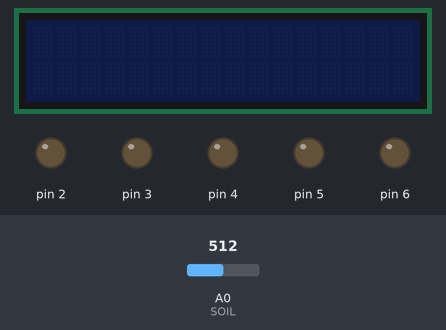
The sketch below on a simulated Arduino Uno, built with avr-gcc and run on an emulated ATmega328P. Parts: 16×2 character LCD, output pins drawn as LEDs (lit = HIGH). The inputs (shaded band) are chosen by the test bench; at power-on: A0 (SOIL) = 512. What the sketch prints to the serial monitor is not drawn.

Above: at 1.6 s.
1.7 s: A0 (SOIL) set to 716
At 7.3 s:
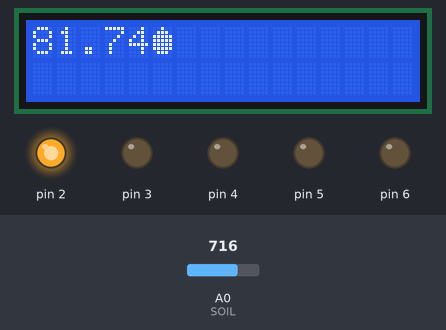
9.8 s: A0 (SOIL) set to 511
At 13.6 s:
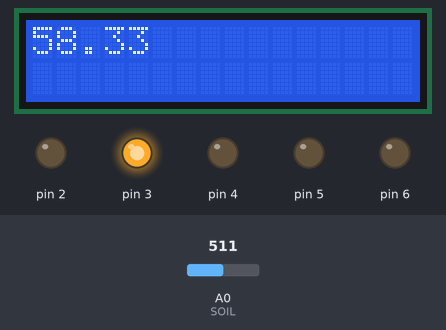
19.6 s: A0 (SOIL) set to 306
At 24.8 s:
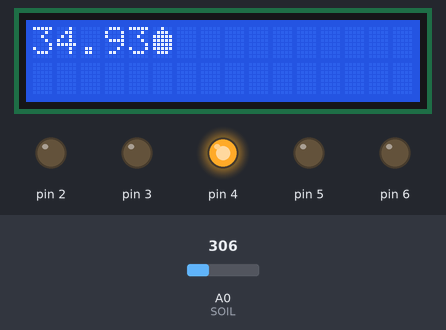
28.1 s: A0 (SOIL) set to 122
At 32.3 s:
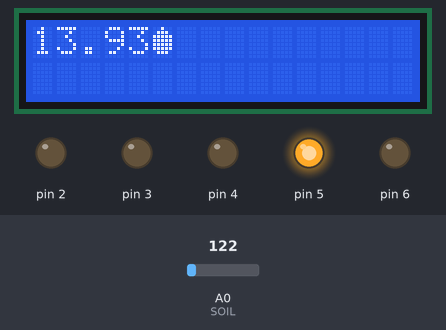
36.6 s: A0 (SOIL) set to 90
At 41.0 s:
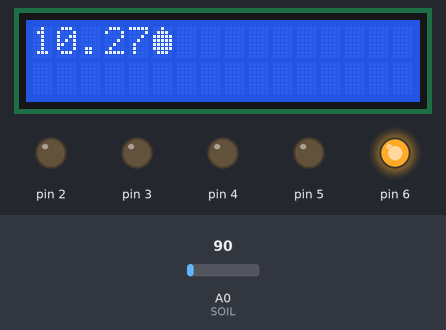
Timing chart, 0 to 42.5 s (numbered marks = the images above; inputs shaded):
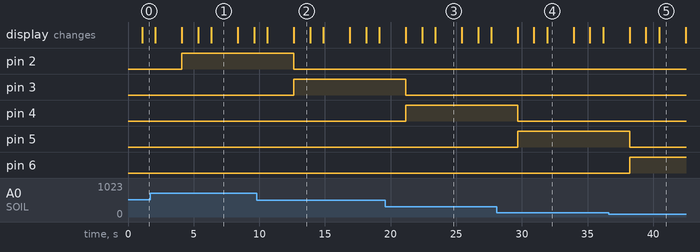

Measured:
- after the input at 1.7 s, pin 2: LOW → HIGH after 2.4 s; pin 3: stays LOW (without the input it goes to HIGH after 2.4 s)
- after the input at 9.8 s, pin 2: HIGH → LOW after 2.8 s; pin 3: LOW → HIGH after 2.8 s
- after the input at 19.6 s, pin 3: HIGH → LOW after 1.5 s; pin 4: LOW → HIGH after 1.5 s
- after the input at 28.1 s, pin 4: HIGH → LOW after 1.6 s; pin 5: LOW → HIGH after 1.6 s
- after the input at 36.6 s, pin 5: HIGH → LOW after 1.6 s; pin 6: LOW → HIGH after 1.6 s
- what the display in image 1 shows lasts 2.0 s, from 6.3 s to 8.3 s
- what the display in image 2 shows lasts 1.3 s, from 12.6 s to 13.9 s

The sketch:

led_sensorH.ino
```cpp
#include <Wire.h>               /*~ Librería I2C ~*/
#include <LiquidCrystal_I2C.h>
#define LED_VERDE         0x02  // Puerto de conexión LED verde 100% de humedad.
#define LED_AZUL          0x03  // Puerto de conexión LED azul 75% de humedad.
#define LED_BLANCO        0x04    // Puerto de conexión LED blanco 50% de humedad.
#define LED_AMARILLO      0x05    // Puerto de conexión LED amarillo 25% de humedad.
#define LED_ROJO          0x06    // Puerto de conexión LED rojo 0% de humedad.
#define SOIL                A0    // Puerto analógico para el sensor de humedad.
#define MAX_SOIL_VALUE       876    // Valor máximo obtenido en la simulación.

/*
  Nota: Algunas caracterírticas varían entre el sensor real del simulado,
        el real en la lectura del ADC muestra 0 en su máxima lectura de humedad
          caso contrario a la simulación, es necesario modificar la lógica de la lectura.
*/

/* Reemplazo en el código    condicional      se cumple/no se cumple */
#define controlRojo( a )   a <= 12      ? HIGH : LOW  // Si se recibe un valor menor a 12 entonces equivale a un HIGH(alto, 1, verdadero), en caso contrario un LOW(bajo, 0, falso).
#define controlAmarillo( a ) a > 12 && a <= 25  ? HIGH : LOW
#define controlBlanco( a )   a > 25 && a <= 50  ? HIGH : LOW
#define controlAzul( a )     a > 50 && a <= 75  ? HIGH : LOW
#define controlVerde( a )    a > 75 && a <= 100 ? HIGH : LOW
/*Más sobre el operador condicional: https://learn.microsoft.com/es-es/cpp/cpp/conditional-operator-q?view=msvc-170*/

byte caracter1 [ ] = {
  B00100,
  B01110,
  B11111,
  B11111,
  B11111,
  B11111,
  B01110,
  B00000              /*~ ⬛⬜⬜⬜⬛~*/
};
LiquidCrystal_I2C lcd ( 0x27, 16, 2 );
/* Variable que indica el valor analógico obtenido del sensor */
float Soilmoisture = 0;

void setup( void ) {

  lcd.init ( );             /*~ Inicializar la pantalla LCD ~*/

  lcd.createChar ( 0, caracter1 );    /*~ Indicar al programa que genere un caracter a partir del array de bits. ~*/
  //lcd.createChar ( 1, caracter2 );

  Serial.begin ( 115200 );  // Baudrate a 115200 bits/segundo.
  uint8_t LEDS [ ] = { LED_VERDE, LED_AZUL, LED_BLANCO, LED_AMARILLO, LED_ROJO }; // se declara un array cuyo cada miembro contiene el pin digital al cual está conectado su LED correspondiente.

  for ( uint8_t i = 0; i < sizeof( LEDS ); i++ ) {  // Se recorre el array; sizeof retorna el número de bytes que necesita en memoria, solo en este caso como cada miembro puede almacenar 8 bits, retorna el tamaño del array.

    pinMode ( LEDS [ i ], OUTPUT );         // Se declara cada pin almacenado en el array como salida.
    digitalWrite ( LEDS [ i ], LOW );       // Se inicializa cada pin almacenado en el array en BAJO.

  }

  pinMode ( SOIL, INPUT );  // El único pin de entrada en este caso es el que pertenece al sensor de humedad del suelo.

}

/* Función que retorna el porcentaje de humedad obtenida por el sensor */
float getSoilmoisture ( void ) {

  return ( float ) analogRead( SOIL ) * 100 / MAX_SOIL_VALUE; // Se retorna el valor correspondiente en una regla de 3 para calcular el 100% según la cantidad máxima que proporciona el sensor, en este caso es: 876;

}
/*

void indicator ( uint8_t value )  {

  if ( value <= 12 ) {


    digitalWrite ( LED_VERDE, LOW);
    digitalWrite ( LED_AZUL, LOW);
    digitalWrite ( LED_BLANCO, LOW);
    digitalWrite ( LED_AMARILLO, LOW);
    digitalWrite ( LED_ROJO, HIGH);

  }

  else if ( value > 12 && value <= 25 ) {

  digitalWrite ( LED_VERDE, LOW);
    digitalWrite ( LED_AZUL, LOW);
    digitalWrite ( LED_BLANCO, LOW);
    digitalWrite ( LED_AMARILLO, HIGH);
    digitalWrite ( LED_ROJO, LOW);

  }

   else if ( value > 25 && value <= 50 ) {

  digitalWrite ( LED_VERDE, LOW);
    digitalWrite ( LED_AZUL, LOW);
    digitalWrite ( LED_BLANCO, HIGH);
    digitalWrite ( LED_AMARILLO, LOW);
    digitalWrite ( LED_ROJO, LOW);

  }

   else if ( value > 50 && value <= 75 ) {

  digitalWrite ( LED_VERDE, LOW);
    digitalWrite ( LED_AZUL, HIGH);
    digitalWrite ( LED_BLANCO, LOW);
    digitalWrite ( LED_AMARILLO, LOW);
    digitalWrite ( LED_ROJO, LOW);

  }

   else if ( value > 75 && value <= 100 ) {

  digitalWrite ( LED_VERDE, HIGH);
    digitalWrite ( LED_AZUL, LOW);
    digitalWrite ( LED_BLANCO, LOW);
    digitalWrite ( LED_AMARILLO, LOW);
    digitalWrite ( LED_ROJO, LOW);

  }

}
*/

/* Modo de abreviar la función mediante macros */

void indicator ( uint8_t value )  {

  digitalWrite( LED_ROJO, controlRojo( value ) );
  digitalWrite( LED_AMARILLO, controlAmarillo ( value ) );
  digitalWrite( LED_BLANCO, controlBlanco ( value ) );
  digitalWrite( LED_AZUL, controlAzul ( value ) );
  digitalWrite( LED_VERDE, controlVerde ( value ) );

}

void loop( void ) {
  lcd.backlight ( );        /*~ Encender la luz de fondo. ~*/
    delay ( 1000 );         /*~ Esperar 1 segundo. ~*/

  lcd.noBacklight ( );      /*~ Apagar la luz de fondo. ~*/
    delay ( 1000 );         /*~ Esperar 1 segundo. ~*/
  lcd.backlight ( );        /*~ Encender la luz de fondo. ~*/


   lcd.setCursor ( 5, 0 );    /*~ ( columnas, filas) Ubicamos el cursor en la primera posición(columna:0) de la primera línea(fila:0) ~*/
   lcd.write ( 0 );         /*~ Mostramos nuestro primer icono o caracter ~*/
    delay ( 1000 );       /*~ Esperar 1 segundo ~*/
   //lcd.clear ( );       /*~ Limpiar pantalla ~*/
  // lcd.setCursor ( 0, 1 );    /*~ ( columnas, filas) Ubicamos el cursor en la primera posición(columna:0) de la segunda línea(fila:1) ~*/
   //lcd.write ( 1 );           /*~ Mostramos nuestro segundo icono o caracter ~*/
    //delay ( 1000 );       /*~ Esperar 1 segundo ~*/
   //lcd.clear ( );       /*~ Limpiar pantalla ~*/

   lcd.setCursor ( 0, 0 );    /*~ ( columnas, filas) Ubicamos el cursor en la primera posición(columna:0) de la primera línea(fila:0) ~*/
   //lcd.print ( Soilmoisture); /*~ Mostrar una cadena de texto (no exceder 16 caracteres por línea)~*/
   delay ( 1000 );        /*~ Esperar 1 segundo ~*/

  //for ( uint8_t i = 0; i < ( 40 ); i++ ) {  /*~ Este ciclo es para que se vea como se recorren los caracteres, si no es colocado se vería muy rápido ~*/

    //lcd.scrollDisplayRight ( ); /*~ Recorrer caracteres de derecha a izquierda ~*/
    //delay ( 100 );        /*~ Esperar 100 milisegundos ~*/

 //}

  //for ( uint8_t i = 0; i < ( 40 ); i++ ) {  /*~ Este ciclo es para que se vea como se recorren los caracteres, si no es colocado se vería muy rápido ~*/

   // lcd.scrollDisplayLeft ( ); /*~ Recorrer caracteres de izquierda a derecha ~*/
   // delay ( 100 );        /*~ Esperar 100 milisegundos ~*/

  //}

  lcd.clear ( );
  //Serial.println ( (float)analogRead ( A0 ) *100 / 876 );
  Soilmoisture = getSoilmoisture ( );   // Se obttiene el porcentaje de humedad.
  /* Se muestra en la consola serial. */
  Serial.print ( "La humedad del suelo es de: " );
  Serial.print ( Soilmoisture );
  Serial.println ( " %" );
  lcd.print ( Soilmoisture);
  /* Se manda encender los LEDs de acuerdo al nivel de humedad. */
  indicator ( Soilmoisture );

  delay ( 250 );

}
```
